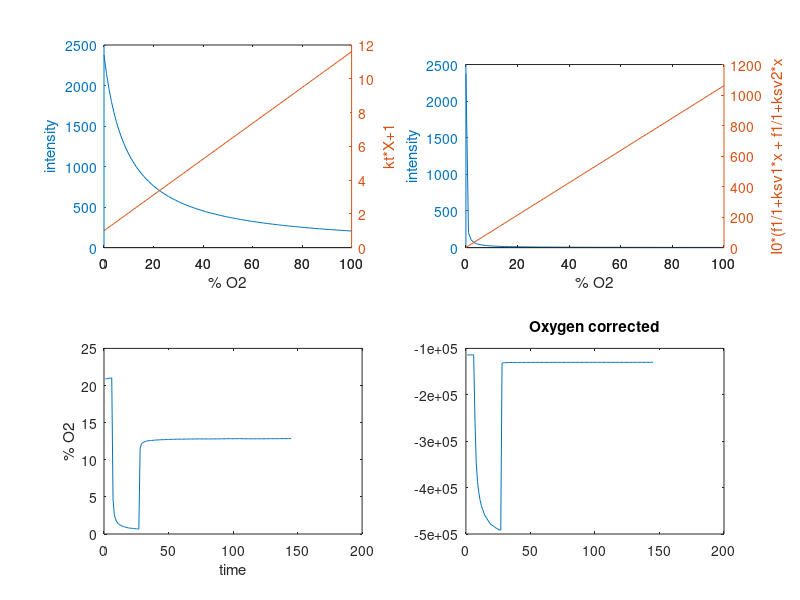

MATLAB code to generate this figure:
clear
load data.csv % data.csv is a single column of intensity data, with the first 4 elements as the two calibration points and corresponding concentration.

intensity_data=data; % enters loaded data into new matrix

I1 = intensity_data(1); % this defines the calibration data based on the element position.
X1 = intensity_data(2); % in the test-data elements 1 and 2 are the zero percent calibration point.
I2 = intensity_data(3); % elements 3 and 4 are the 21-percent calibration point.
X2 = intensity_data(4);


kt = (I2-I1)/((X1*I1)-(X2*I2)); % calculation for Ktau
I0 = (1+kt*X1)*I1;              % intensity in absence of quencher(0% O2)

x1 = 0:1:100; % makes x values for plot of stern-volmer

stern_volmer_plot = x1*kt+1;
%subplot(2, 2, 2)
%plot(stern_volmer_plot)
%title("Stern-Volmer Plot")

intensity_plot = I0./(1+kt*x1); % plots intensity curve.
subplot (2, 2, 1)
[hAx,hline1,hline2] = plotyy(x1,intensity_plot,x1,stern_volmer_plot);
xlabel("% O2")
ylabel(hAx(1),"intensity") % left axis
ylabel(hAx(2),"kt*X+1") % right axis




I = intensity_data(5:rows(intensity_data),:);
oxygen_percent = ((I0./I)-1)/kt;
subplot(2, 2, 3)
plot(oxygen_percent)
xlabel("time")
ylabel("% O2")

f1 = 0.99999712;
f2 = 0.00000287;
ksv1 = 10.60232;
ksv2 = -10.00044;

a = -I0*f1*ksv2 - I0*f2*ksv1 + I*ksv1 + I*ksv2;
b = (4*I*ksv1*ksv2).*(I0*f1 + I0*f2 - I);
c = I0*f1*ksv2 + I0*f2*ksv1 - I*ksv1 - I*ksv2;
d = 2*ksv1*ksv2;
Q = (I.*(a+sqrt(b+c.^2)))/d;
%Q = (I*(-I0*f1*ksv2 - I0*f2*ksv1 + I*ksv1 + I*ksv2 - sqrt(4*I*ksv1*ksv2*(I0*f1 + I0*f2 - I) + (I0*f1*ksv2 + I0*f2*ksv1 - I*ksv1 - I*ksv2)^2))/(2*ksv1*ksv2))

%figure
subplot(2, 2, 4)
plot(Q)
title('Oxygen corrected')

corrected_SV_plot = 1./(((f1)./(1+ksv1.*x1))+((f2)./(1+ksv2.*x1))); 
corrected_intensity_plot = I0.*(((f1)./(1+ksv1*x1))+((f2)./(1+ksv2*x1)));
subplot(2, 2, 2)
[hBx,hline3,hline4] = plotyy(x1,corrected_intensity_plot,x1,corrected_SV_plot);
xlabel("% O2")
ylabel(hBx(1),"intensity") % left axis
ylabel(hBx(2),"I0*(f1/1+ksv1*x + f1/1+ksv2*x") % right axis

%int= I0./(x1.*kt+1);
%figure
%plot(int)

%save percent.csv oxygen_percent % optional line for saving analyzed data to a file
